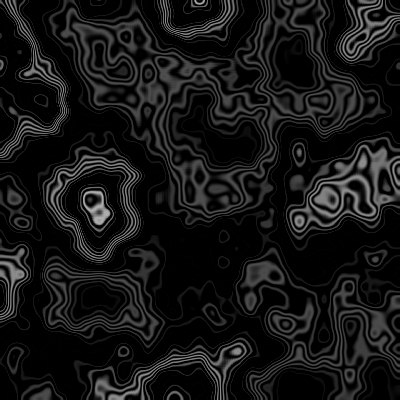
Frame 1 (no input)
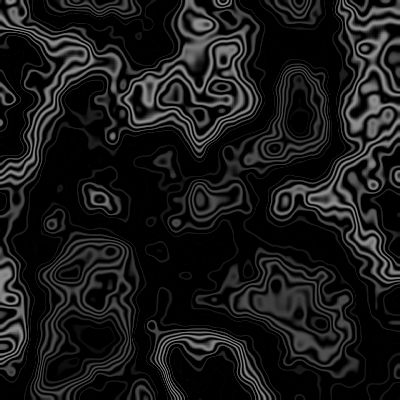
Frame 60 (the mouse pressed at the canvas centre just before this capture)
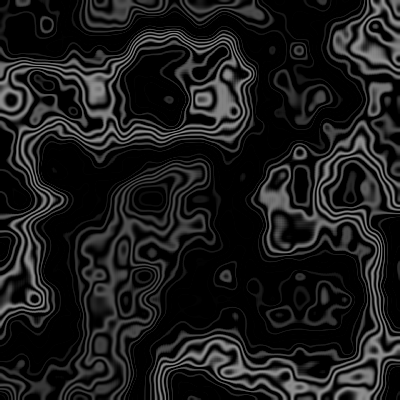
Frame 120 (the mouse held since frame 60 and released just before this capture)

The Processing sketch that drew these frames (run headless with seeded random() and noise(); from frame 60 on, the mouse is pressed at the canvas centre):

// Processing sketch: noise_2D_sine
// ── noise_2D_sine.pde
void setup(){
  size(400,400);
}

float t=0;

void draw(){

  float dx = 0;
  
  for(int x = 0; x<width; x++){
    
    float dy = 0;
    dx += 0.01;
    
    for(int y = 0; y<height;y++){
      dy += 0.01;
      
      float c = noise(dx, dy, t)*255;
      
      //float z = (cos(c*0.2) + 1) / 2;
      
      float z = cos(c * 0.4)* sin(c *0.5);
      c*= z;
      
      //c = floor(c) * 2;
      //c*= cos(c* 0.2) * sin(c*t/2);
      //c = (c * 2) - c;
      set(x,y, color(c));
      
    }
  }
  t += 0.01;
};
